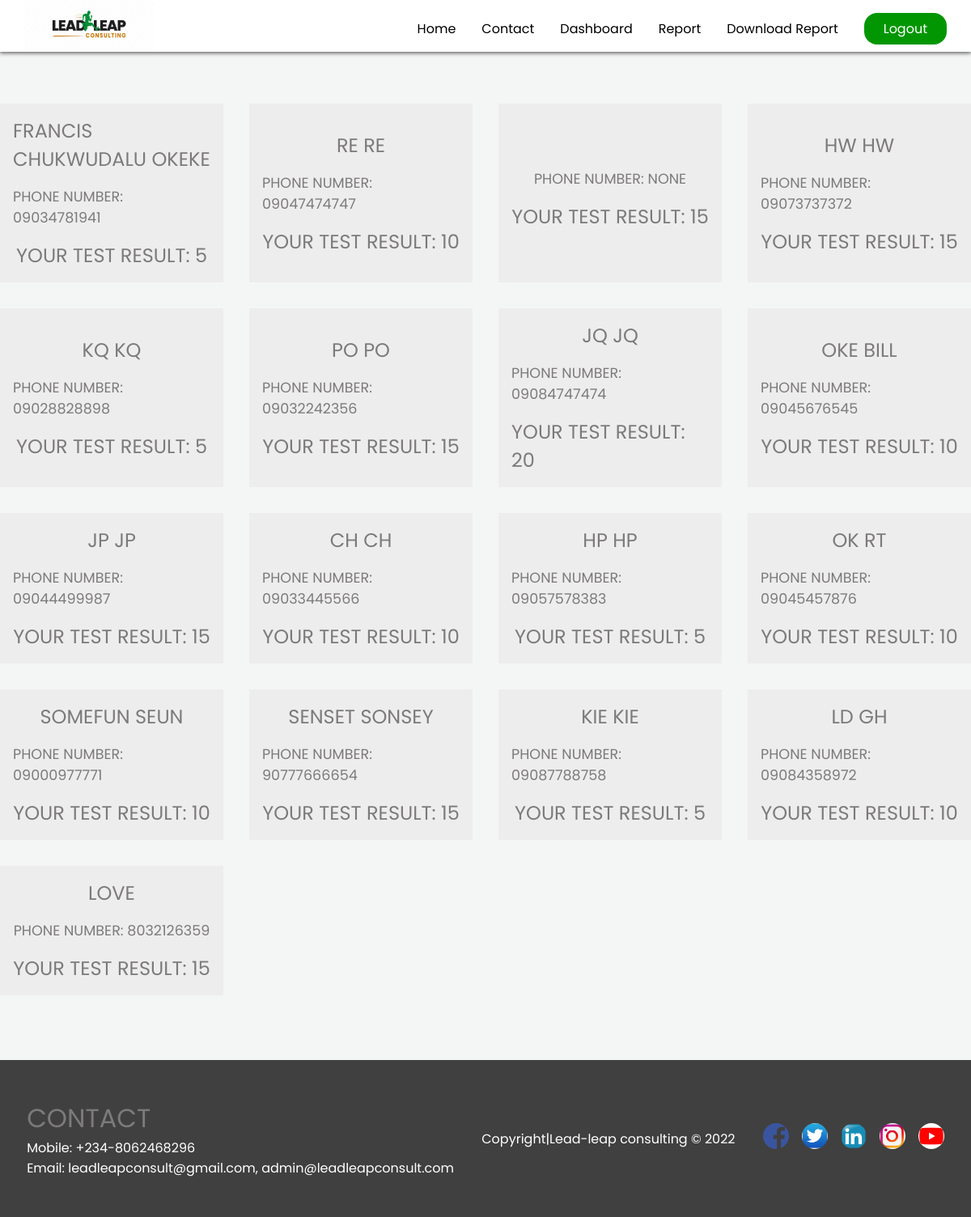
The page /report/admin (signed in) on the database its author committed.
### ldtkc/models.py (models this page shows, shortened)
class PlayerStatistic(models.Model):
    player = models.ForeignKey(MyUser, on_delete=models.CASCADE,related_name="user_stats")
    name=models.CharField(max_length=50)
    department=models.CharField(max_length=500,default="")
    company=models.CharField(max_length=500,default="")
    mobile=models.CharField(max_length=15,default='',null=True,blank=True)
    score = models.IntegerField(default=0)
    timestamp = models.DateTimeField(auto_now=False, auto_now_add=True)

### ldtkc/views.py (the view)
# urls.py: re_path(r'^report/(?P<username>\w+)$', report, name='report'),
def report(request,username):
	user=get_object_or_404(MyUser,username=username)
	template ="leadtkc/test/report.html"
	context = {"user":user}
	report = None
	if request.user.is_head or request.user.is_admin:
		if request.user.is_head:
			c_name = request.user.company.split(" ")[0]
			c_name2 = request.user.company.split(" ")[1]
			combine_name = c_name + " " + c_name2
			report = PlayerStatistic.objects.filter(company__icontains=combine_name)
		elif request.user.is_admin:
			report = PlayerStatistic.objects.all()
		context["report"] = report
		return render(request,template,context)
	else:
		messages.error(request,"You dont have permission to view this report")
		return redirect("/")

### templates/leadtkc/test/report.html (shortened to what this page needs)
{% load static %}
<!DOCTYPE html>
{% load crispy_forms_tags %}
<html class=" ueno-js ueno-no-touch ueno-history ueno-backgroundsize ueno-cssanimations ueno-cssgradients ueno-csstransforms ueno-csstransforms3d ueno-csstransitions ueno-video ueno-svg ueno-inlinesvg ueno-csscalc ueno-cssremunit ueno-cssvhunit ueno-cssvwunit ueno-no-iphone-safari" style=""><head>
<link rel="stylesheet" href="{% static 'css/leadleapResult.css' %}">
<link rel="stylesheet" href="{% static 'css/index.css' %}">
<link rel="stylesheet" href="{% static 'css/mediaQueriesLL.css' %}">
<link rel="stylesheet"  href="https://cdnjs.cloudflare.com/ajax/libs/font-awesome/5.15.4/css/all.min.css">
<header>
  {% include 'header.html' %}
</header>
<div class="result-wrapper">
  {% if request.user.is_head or request.user.is_admin%}
  <div class="result-container">
    {% for report in report %}
      <div class="result-head">
          <h3>{{report.name}}</h3>
          <h4>Phone number: {{report.mobile}}</h4>
          <h3>Your Test Result: {{report.score}}</h3>
      </div>
      {% endfor %}
  </div>
  {% endif %}
</div>
    {% include 'footer.html' %}
</body></html>

### templates/header.html (shortened to what this page needs)
{% load static %}
{% load cloudinary %}
<head>
</head>
    <header id="check">
      <div class="nav">
          <div class="logo-icon">
            <a href="/" >
              <img src="{% static "img/lead.jpg" %}" alt="LeadLeap-logo-icon">
            </a>
          </div>
          <div class="nav-links">
            <ul>
              {% if request.user.is_authenticated and request.user.is_head or request.user.is_admin %}
                <li><a id="" href="/">Home</a></li>
                <li><a href="#footer">Contact</a></li>
                <li><a href="/{{request.user}}_dashboard/">Dashboard</a></li>
                <li><a href="/report/{{request.user}}">Report</a></li>
                <li><a href="/generate_report/{{request.user}}">Download Report</a></li>
                <li><a class="diff" id="" href="/logout">Logout</a></li>
        </div>
      </div>
              {% elif request.user.is_authenticated %}
                <li><a id="" href="/">Home</a></li>
                <li><a href="/{{request.user}}_dashboard/">Dashboard</a></li>
                <li><a class="diff" id="login" href="/logout">Logout</a></li>
              {% elif user.username%}
                <li><a id="login" href="/">Home</a></li>
                <li><a class="diff" id="login" href="/logout">Logout</a></li>
        {% endif %}
  </header>

### templates/footer.html
{% load static %}
<footer id="footer">
	<div class="contact">
		<h3>Contact</h3>
		<ul>
			<li><span>Mobile: </span>+234-8062468296</li>
			<li><span>Email: </span>leadleapconsult@gmail.com,
			</span>admin@leadleapconsult.com</li>
		</ul>
	</div>
	<div class="copyright">
		<p>Copyright|Lead-leap consulting © {%  now "Y" %}</p>
	</div>
	<div class="icons">
		<img src="{% static "img/facebook.png" %}" alt="facebook">
		<img src="{% static "img/twitter.png" %}" alt="twitter">
		<a target="blank" href="https://www.linkedin.com/in/akerele-oluwasogo-glmp-mr-excel-11066710b"><img src="{% static "img/linkdin.png" %}" alt="linkdin"></a>
		<img src="{% static "img/instagram.png" %}" alt="instagram">
		<a target="blank" href="https://youtube.com/channel/UC1jyGuqYEA9CUpKLp89MUxw"><img src="{% static "img/youtube.png" %}" alt="linkdin"></a>
	</div>
</footer>

### static/css/leadleapResult.css (style rules this page uses)
* { margin: 0; padding: 0; box-sizing: border-box; font-family: "Poppins"; }
.result-wrapper { width: 100vw; padding-top: 8rem; padding-bottom: 5rem; background: rgb(244, 245, 245); display: flex; justify-content: center; align-items: center; }
.result-container { max-width: 80rem; display: grid; grid-template-columns: repeat(4, 1fr); gap: 2rem; border-top-right-radius: 15px; border-top-left-radius: 15px; }
.result-head { flex-wrap: wrap; display: flex; flex-flow: column; width: 100%; gap: 1rem; justify-content: center; align-items: center; width: 100%; padding: 1rem; background: rgb(238, 237, 237); }
.result-head h2, h3, h4 { text-transform: uppercase; font-weight: 400; font-size: 2rem; color: rgb(124, 122, 122); }
.result-head h3 { font-size: 1.5rem; }
.result-head h4 { font-size: 1.1rem; }

### static/css/index.css (style rules this page uses)
:root { --white: #fff; --green: #029602; --br: 1rem; --shadow: 0 1px 5px rgba(104, 104, 104, 0.8); }
* { padding: 0; margin: 0; box-sizing: border-box; transition-duration: 0.4s; font-family: "Poppins"; scroll-behavior: smooth; scroll-padding-top: 10vh; }
.nav { width: 100%; }
header { position: fixed; top: 0; left: 0; right: 0; height: 4rem; width: 100vw; background: #fff; box-shadow: var(--shadow); z-index: 1000; }
.nav { display: grid; grid-template-columns: 1fr 2fr; height: 100%; width: 95%; margin: 0 auto; }
.logo-icon { display: flex; align-items: center; height: 100%; z-index: 1000; }
.logo-icon img { object-fit: cover; width: 10rem; height: 4rem; }
.nav-links { height: 100%; width: 100%; }
.nav-links ul { display: flex; align-items: center; justify-content: flex-end; height: 100%; gap: 2rem; }
.nav-links ul li { list-style: none; }
.nav-links ul li a { color: black; font-family: "Poppins"; text-decoration: none; transition-duration: 0.2s; }
.nav-links .diff { padding: 0.5rem 1.5rem; border: none; background: var(--green); border-radius: var(--br); color: var(--white); }
footer { position: relative; width: 100%; background: rgb(65, 64, 64); display: flex; flex-wrap: wrap; gap: 2rem; padding: 3rem 2rem; color: #fff; justify-content: space-between; align-items: center; }
.contact ul { list-style-type: none; }
.contact, .copyright { margin: 0 auto; }
.icons { margin: 0 auto; display: grid; grid-template-columns: repeat(5, 1fr); height: 100%; align-content: center; grid-gap: 1rem; }
.icons img { width: 2rem; height: 2rem; object-fit: cover; border-radius: 50%; }

### rows shown on the page
PlayerStatistic: name "FRANCIS CHUKWUDALU OKEKE", mobile "09034781941", score "5"
PlayerStatistic: name "RE RE", mobile "09047474747", score "10"
PlayerStatistic: mobile "NONE", score "15"
PlayerStatistic: name "HW HW", mobile "09073737372", score "15"
PlayerStatistic: name "KQ KQ", mobile "09028828898", score "5"
PlayerStatistic: name "PO PO", mobile "09032242356", score "15"
PlayerStatistic: name "JQ JQ", mobile "09084747474", score "20"
PlayerStatistic: name "OKE BILL", mobile "09045676545", score "10"
PlayerStatistic: name "JP JP", mobile "09044499987", score "15"
PlayerStatistic: name "CH CH", mobile "09033445566", score "10"
PlayerStatistic: name "HP HP", mobile "09057578383", score "5"
PlayerStatistic: name "OK RT", mobile "09045457876", score "10"
PlayerStatistic: name "SOMEFUN SEUN", mobile "09000977771", score "10"
PlayerStatistic: name "SENSET SONSEY", mobile "90777666654", score "15"
PlayerStatistic: name "KIE KIE", mobile "09087788758", score "5"
PlayerStatistic: name "LD GH", mobile "09084358972", score "10"
PlayerStatistic: name "LOVE", mobile "8032126359", score "15"
